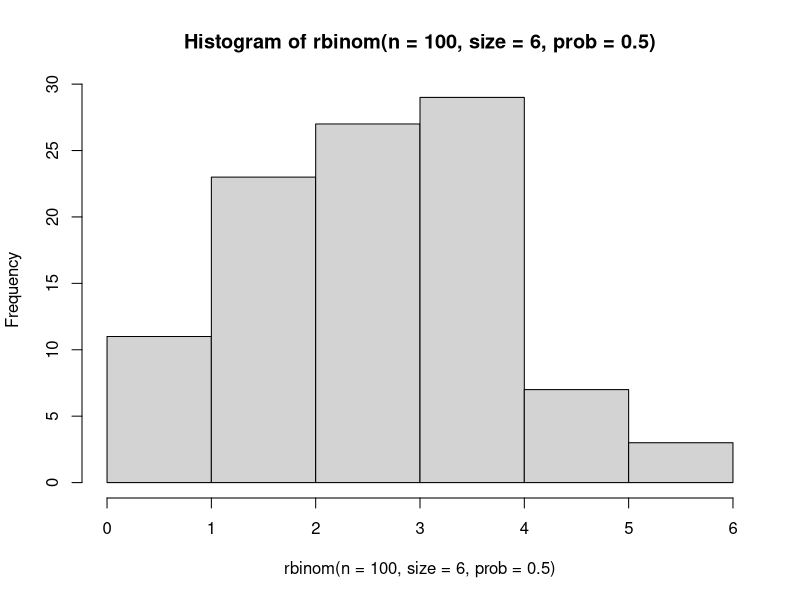
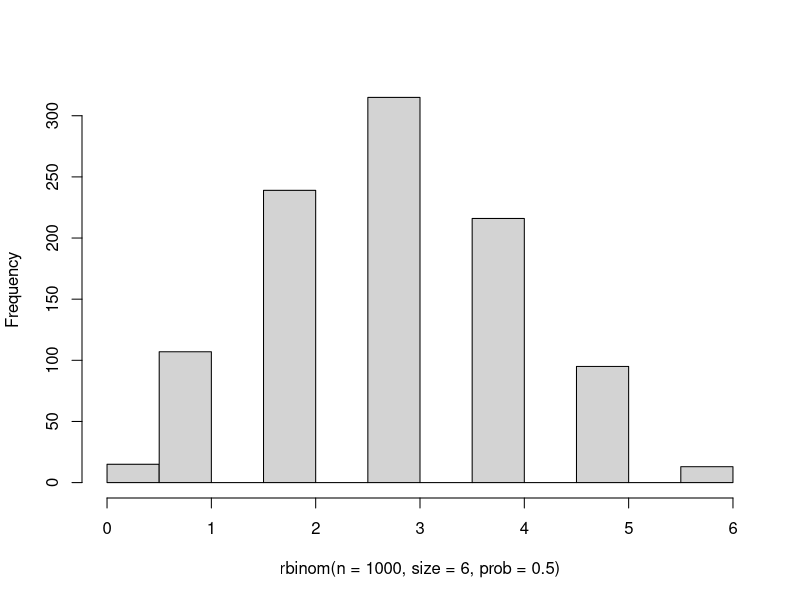
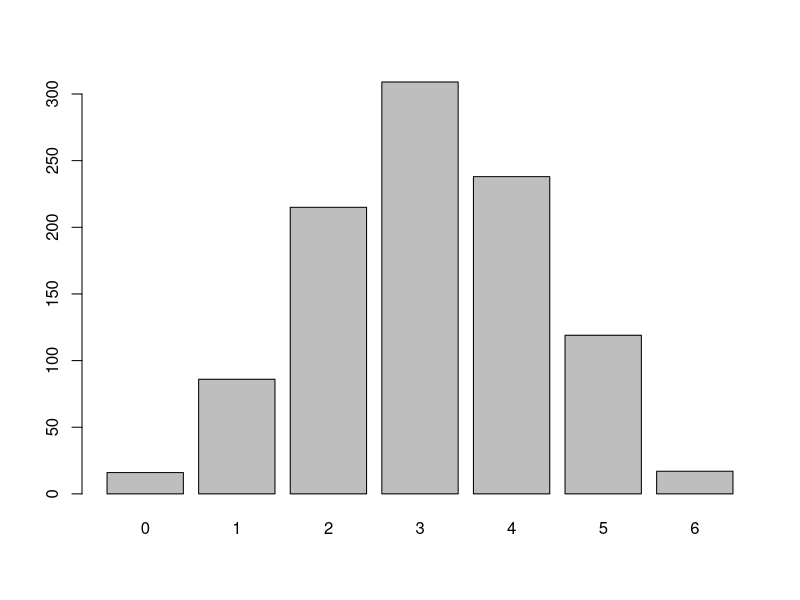
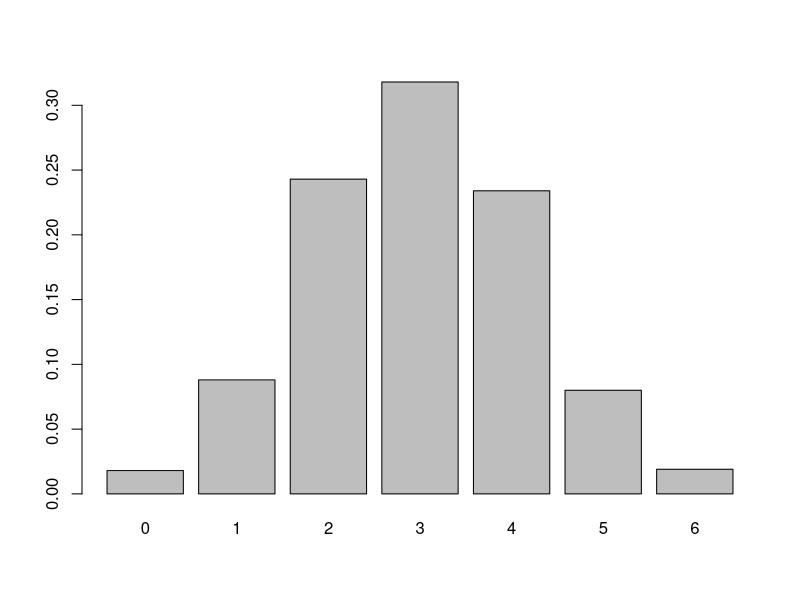
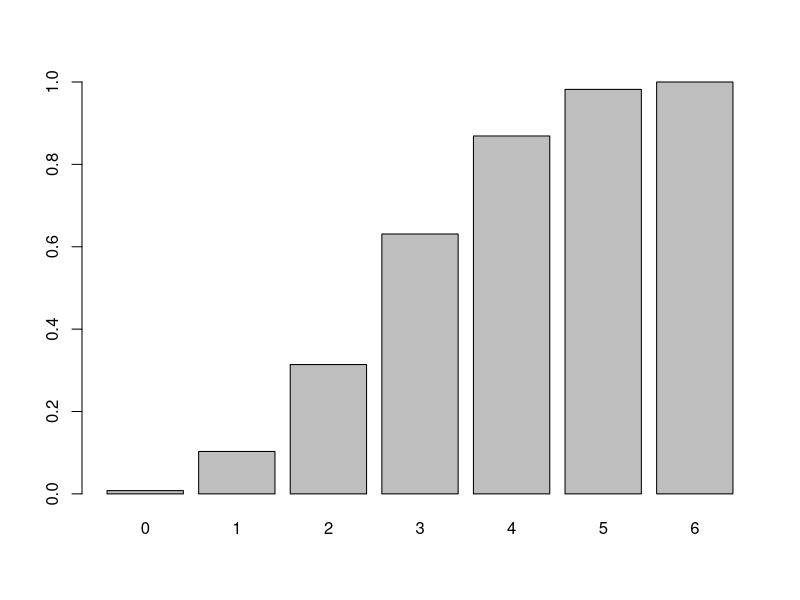
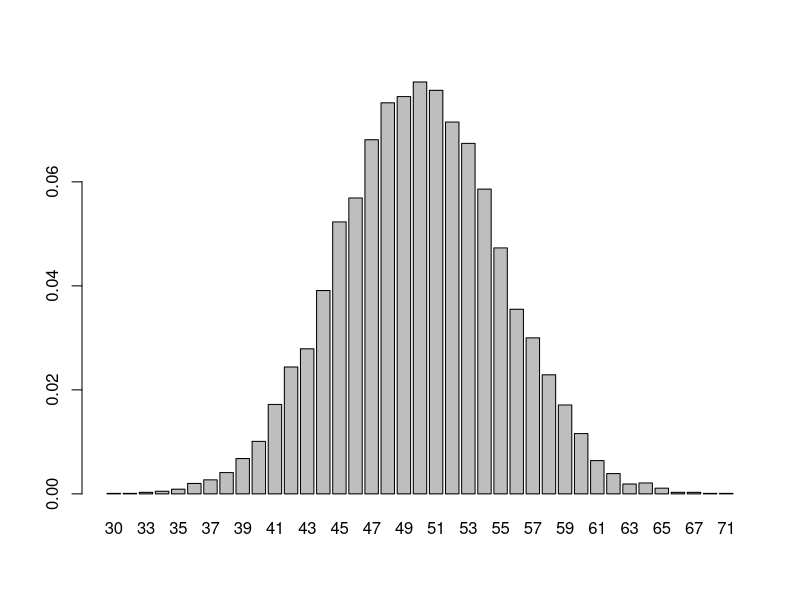
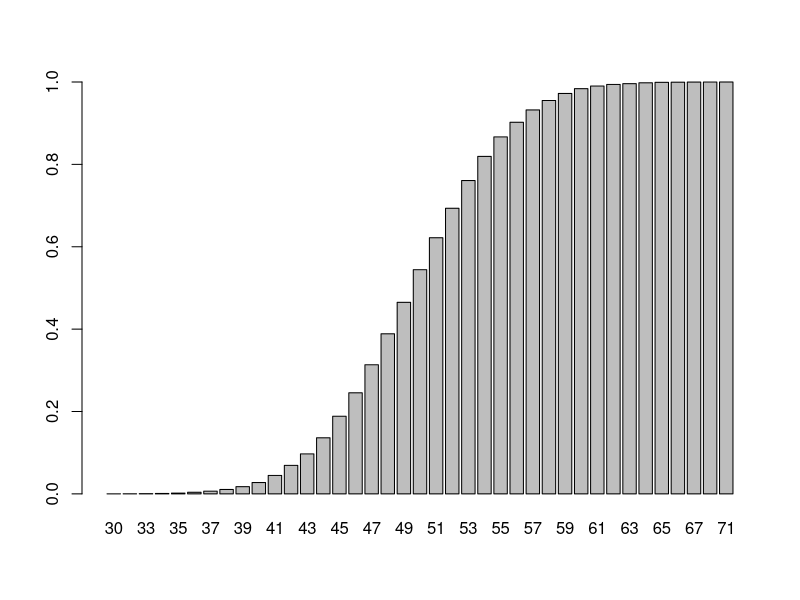

Here is the R script that generated these plots, in order:
#####################################
# Chapter 2

table(rbinom(n=100,size=6,prob=0.5))

hist(rbinom(n=100,size=6,prob=0.5))

#png("Figure02_1.png", width = 6, height = 6,help units = 'in', res = 300)
hist(rbinom(n=1000,size=6,prob=0.5), main=NULL)
#dev.off()

#png("Figure02_2.png", width = 6, height = 6, units = 'in', res = 300)
barplot(table(rbinom(n=1000,size=6,prob=0.5)), main=NULL)
#dev.off()

table(rbinom(n=1000,size=6,prob=0.5))/1000
#png("Figure02_3.png", width = 6, height = 6, units = 'in', res = 300)
barplot(table(rbinom(n=1000,size=6,prob=0.5))/1000, main=NULL)
#dev.off()

probTable <- table(rbinom(n=1000,size=6,prob=0.5))/1000
probTable
cumsum(probTable)

probTable <- table(rbinom(n=1000,size=6,prob=0.5))/1000
#png("Figure02_4.png", width = 6, height = 6, units = 'in', res = 300)
barplot(cumsum(probTable),main=NULL)
#dev.off()

probTable <- table(rbinom(n=10000,size=100,prob=0.5))/10000
barplot(probTable)
barplot(cumsum(probTable))

# Sidebar 2.1: Create Your Own Tables with R
#
toast <- matrix(c(2,1,3,4),ncol=2,byrow=TRUE) # Create a two column structure using the matrix() command
colnames(toast) <- c("Down","Up") # Label the columns
rownames(toast) <- c("Jelly","Butter") # Label the rows
toast <- as.table(toast) # Convert from metric to table
toast # Show the table on the console
margin.table(toast) # This is the grand total of toast drops
margin.table(toast,1) # These are the marginal totals for rows
margin.table(toast,2) # These are the marginal totals for columns
toastProbs <- toast/margin.table(toast) # Calculate probabilities
toastProbs # Report probabilities to console
